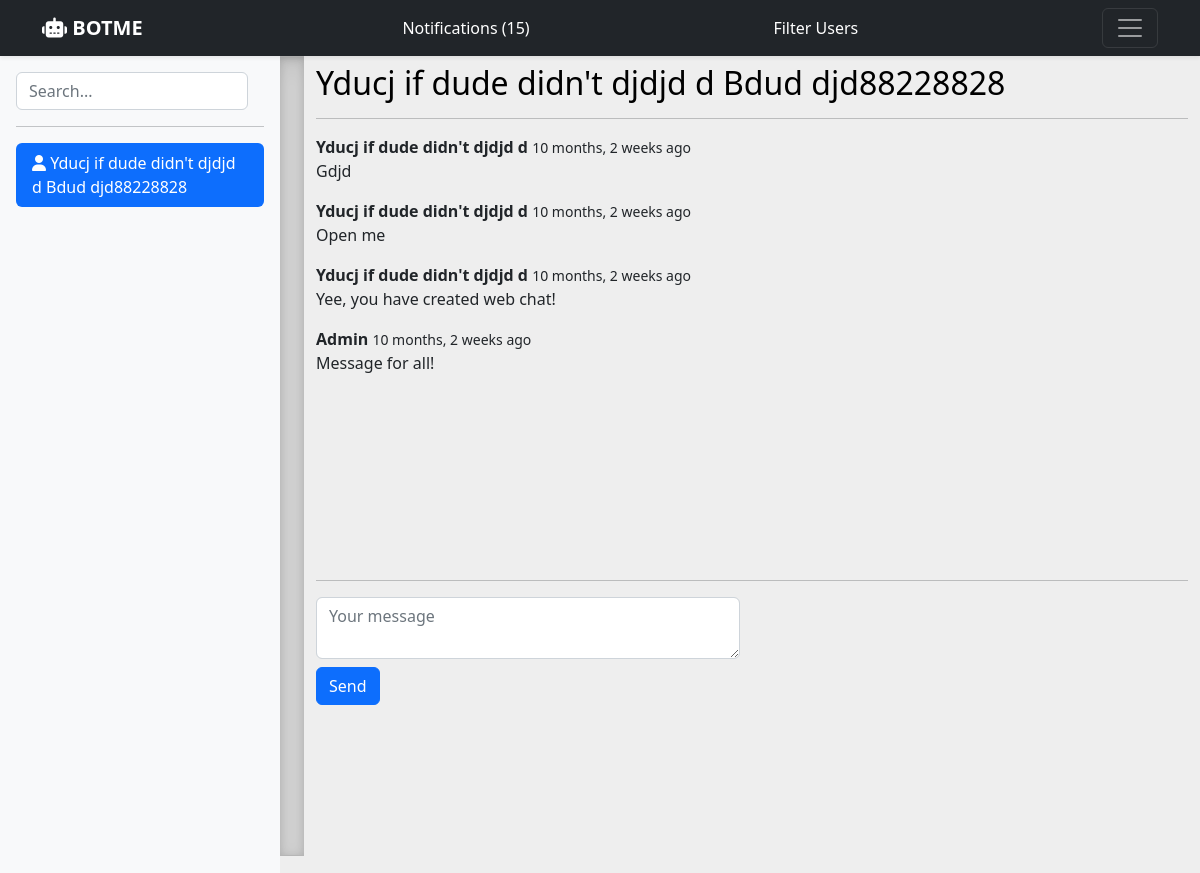
The app's page /conversation/17 (signed in) with its own data.
### contact/models.py (models this page shows, shortened)
class User(AbstractBaseUser, PermissionsMixin):
    Bs_1 = 'Bachelor 1st'
    Bs_2 = 'Bachelor 2nd'
    Bs_3 = 'Bachelor 3rd'
    Bs_4 = 'Bachelor 4th'
    Ms_1 = 'Master 1st'
    Ms_2 = 'Master 2nd'
    Phd = 'Phd'
    CHOICES = (
        (Bs_1, 'Bachelor 1st'),
        (Bs_2, 'Bachelor 2nd'),
        (Bs_3, 'Bachelor 3rd'),
        (Bs_4, 'Bachelor 4th'),
        (Ms_1, 'Master 1st'),
        (Ms_2, 'Master 2nd'),
        (Phd, 'Phd')
    )
    INTERNATIONAL = "International"
    CIS = "CIS"
    RUSSIAN = "Russian"
    LOCATIONS = (
        (INTERNATIONAL, 'International'),
        (CIS, "CIS"),
        (RUSSIAN, "Russian")
    )
    username = models.CharField(max_length=50, unique=True)
    telegram_username = models.CharField(max_length=250, null=True, blank=True)
    email = models.EmailField(max_length=250, unique=True, null=True, blank=True)
    inno_email = models.EmailField(max_length=250, unique=True, null=True, blank=True)
    first_name = models.CharField(max_length=30, blank=True, null=True)
    last_name = models.CharField(max_length=30, blank=True, null=True)
    telegram_first_name = models.CharField(max_length=30, blank=True, null=True)
    telegram_last_name = models.CharField(max_length=30, blank=True, null=True)
    is_active = models.BooleanField(default=True)
    is_staff = models.BooleanField(default=False)
    is_superuser = models.BooleanField(default=False)
    date_joined = models.DateTimeField(default=timezone.now)
    receive_notification = models.BooleanField(default=True)
    course = models.CharField(max_length=20, choices=CHOICES, null=True, blank=True)
    group = models.CharField(max_length=20, null=True, blank=True)
    location = models.CharField(max_length=50, choices=LOCATIONS, null=True, blank=True)
    objects = UserManager()
    USERNAME_FIELD = 'username'

class ConversationMessage(models.Model):
    conversation = models.ForeignKey(Conversation, related_name='messages', on_delete=models.CASCADE)
    content = models.TextField()
    created_at = models.DateTimeField(auto_now_add=True)
    created_by = models.ForeignKey(User, related_name='messages', on_delete=models.CASCADE)
    class Meta:
        ordering = ['created_at']

### contact/views.py (the view)
# urls.py: path('conversation/<int:user_id>', views.conversation, name='conversation'),
@login_required
def conversation(request, user_id):
    admin = User.objects.filter(is_superuser=True)[0]
    cur_user = User.objects.get(id=user_id)
    Notification.objects.filter(created_by=cur_user).filter(is_read=False).filter(notification_type='message').update(is_read=True)
    conversations = Conversation.objects.filter(users__in=[admin.id])
    conversations = conversations.filter(users__in=[user_id])
    if conversations.count() == 1:
        conversation = conversations[0]
    else:
        recipient = User.objects.get(id=user_id)
        conversation = Conversation.objects.create()
        conversation.users.add(admin)
        conversation.users.add(recipient)
        conversation.save()
    return render(request, 'conversation.html', {'conversation': conversation, 'cur_user': cur_user})

### contact/context_processors.py (called while the page is built)
def notifications(request):
    all_notifications = Notification.objects.filter(is_read=False)
    message_notifications = all_notifications.filter(notification_type="message")
    new_join_notifications = all_notifications.filter(notification_type="new_join")
    return {'notifications': all_notifications, 'message_notifications': message_notifications, 'new_join_notifications': new_join_notifications}

def users(request):
    users = User.objects.all().exclude(is_superuser=True)
    return {'users': users}

### contact/templates/conversation.html (shortened to what this page needs)
{% extends 'base.html' %}
{% load humanize %}
{% block content %}
    <div class="container my-2" id="conversationapp">
        <div class="row" id="messageBody"style="overflow-y:  auto; height: 500px;">
            <div class="col-md-12">
                <a href="{% url 'profile' cur_user.id %}" style="color:black;">
                    <h2>{{cur_user.first_name}} {{cur_user.last_name}}</h2>
                </a>
                <hr>
                <div class="messages" id="messages">
                    {% for message in conversation.messages.all %}
                        <div class="post">
                            <article class="media">
                                <div class="media-content">
                                    <div class="content">
                                        <p>
                                            <strong>{{ message.created_by.first_name }}</strong> <small>{{ message.created_at|naturaltime }}</small>
                                            <br>
                                            {{ message.content }}
                                        </p>
                                    </div>
                                </div>
                            </article>
                        </div>
                    {% endfor %}
                </div>
            </div>
        </div>
        <hr>
        <div class="row">
            <div class="col-md-6">
                <form autocomplete="off" onsubmit="return false;">
                    <textarea class="form-control" id="message-input" placeholder="Your message"></textarea>
                    <button class="btn btn-primary my-2" id="send-button">Send</button>
                </form>
            </div>
        </div>
    </div>
{% endblock %}

### contact/templates/base.html (shortened to what this page needs)
{% load static %}
<!doctype html>
<html lang="en">
  <head>
    <link rel="stylesheet" type="text/css" href="{% static 'css/bootstrap.min.css' %}">
    <link rel="stylesheet" href="https://cdnjs.cloudflare.com/ajax/libs/font-awesome/6.2.0/css/all.css">
    <link rel="stylesheet" type="text/css" href="{% static 'css/style.css' %}">
  </head>
  <body>
<header>
  <div class="navbar navbar-dark bg-dark shadow-sm">
    <div class="container header_container">
      <a href="/" class="navbar-brand d-flex align-items-center">
        <strong><i class="fa-solid fa-robot"></i> BOTME</strong>
      </a>
      {% if request.user.is_authenticated %}
        <a href="{% url 'home' %}" class="navbar-item">Notifications ({{ notifications.count }})</a>
        <a href="{% url 'filter_users' %}" class="navbar-item">Filter Users</a>
      {% endif %}
      <button class="navbar-toggler" type="button" data-bs-toggle="collapse" data-bs-target="#navbarHeader" aria-controls="navbarHeader" aria-expanded="false" aria-label="Toggle navigation">
        <span class="navbar-toggler-icon"></span>
      </button>
    </div>
  </div>
</header>
<main class="d-flex flex-nowrap">
  <div class="d-flex flex-column flex-shrink-0 p-3 bg-light" style="width: 280px;">
    <form id="search-form" class="col-12 col-lg-auto mb-3 mb-lg-0 me-lg-3" role="search" onsubmit="return false;" autocomplete="off">
      <input type="search" class="form-control" id="search-input"  placeholder="Search..." aria-label="Search">
    </form>
    <hr>
    <ul class="nav nav-pills flex-column mb-auto">
      {% if cur_user %}
        <li>
          <a href="{% url 'profile' cur_user.id %}" class="nav-link active">
            <i class="fa-solid fa-user"></i>
            {{ cur_user.first_name }} {{cur_user.last_name }}
          </a>
        </li>
      {% endif %}
      <div id="results-box" style="overflow-y: auto; height: 650px;">
      </div>
    </ul>
  </div>
  <div class="b-example-divider b-example-vr"></div>
{% block content %}
{% endblock %}
</main>
  </body>
</html>

### static/css/style.css (style rules this page uses)
body { min-height: 100vh; min-height: 100%; }
html { height: 100%; }
main { height:max-content; overflow-x: auto; overflow-y: hidden; background-color: #eeeeee; }
a { text-decoration: none; color: #fff; }
.b-example-divider { height: 3rem; background-color: rgba(0, 0, 0, .1); border: solid rgba(0, 0, 0, .15); border-width: 1px 0; box-shadow: inset 0 .5em 1.5em rgba(0, 0, 0, .1), inset 0 .125em .5em rgba(0, 0, 0, .15); }
.b-example-vr { flex-shrink: 0; width: 1.5rem; height: 100vh; }

### records on screen
User: first_name "Yducj if dude didn't djdjd d", last_name "Bdud djd88228828"
ConversationMessage: created_by.first_name "Yducj if dude didn't djdjd d", created_at "10 months, 2 weeks ago", content "Gdjd"
ConversationMessage: created_by.first_name "Yducj if dude didn't djdjd d", created_at "10 months, 2 weeks ago", content "Open me"
ConversationMessage: created_by.first_name "Yducj if dude didn't djdjd d", created_at "10 months, 2 weeks ago", content "Yee, you have created web chat!"
ConversationMessage: created_by.first_name "Admin", created_at "10 months, 2 weeks ago", content "Message for all!"

### other values on screen
{{ notifications.count }} "15"
